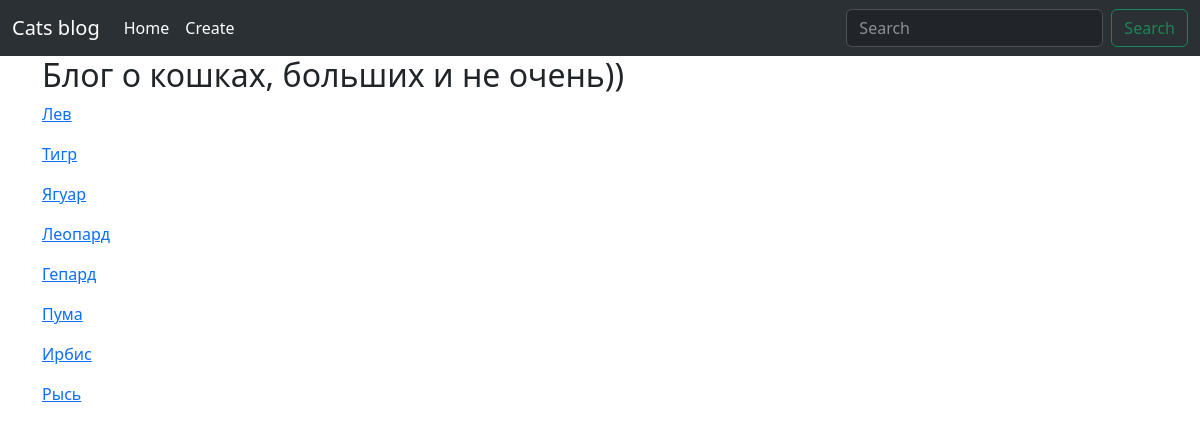
The page / on the database its author committed.
### models.py (models this page shows, shortened)
class Post(db.Model):
    __tablename__ = 'post'
    id = db.Column(db.Integer, primary_key=True)
    title = db.Column(db.String(100))
    url = db.Column(db.String(100), unique=True)
    body = db.Column(db.Text)
    created = db.Column(db.DateTime, default=datetime.now)
    tags = db.relationship('Tag', secondary=post_tags, backref=db.backref('posts', lazy='dynamic'))

### posts/blueprint.py (the view)
@posts.route('/')
def index_page():
    q = request.args.get('q')
    if q:
        psts = Post.query.filter(Post.title.contains(q) | Post.body.contains(q)).all()
    else:
        psts = Post.query.all()
    return render_template('index.html', posts=psts)

### posts/templates/index.html (shortened to what this page needs)
{% extends 'base.html' %}
{% block content_title %}
    Блог о кошках, больших и не очень))
{% endblock %}
{% block content %}
    {% for post in posts%}
        <p>
            <a href="{{ url_for('posts.post_detail_page', url=post.url) }}">
                {{ post.title }}
            </a>
        </p>
    {% endfor %}
{% endblock %}

### rows shown on the page
Post: title "Лев"
Post: title "Тигр"
Post: title "Ягуар"
Post: title "Леопард"
Post: title "Гепард"
Post: title "Пума"
Post: title "Ирбис"
Post: title "Рысь"
